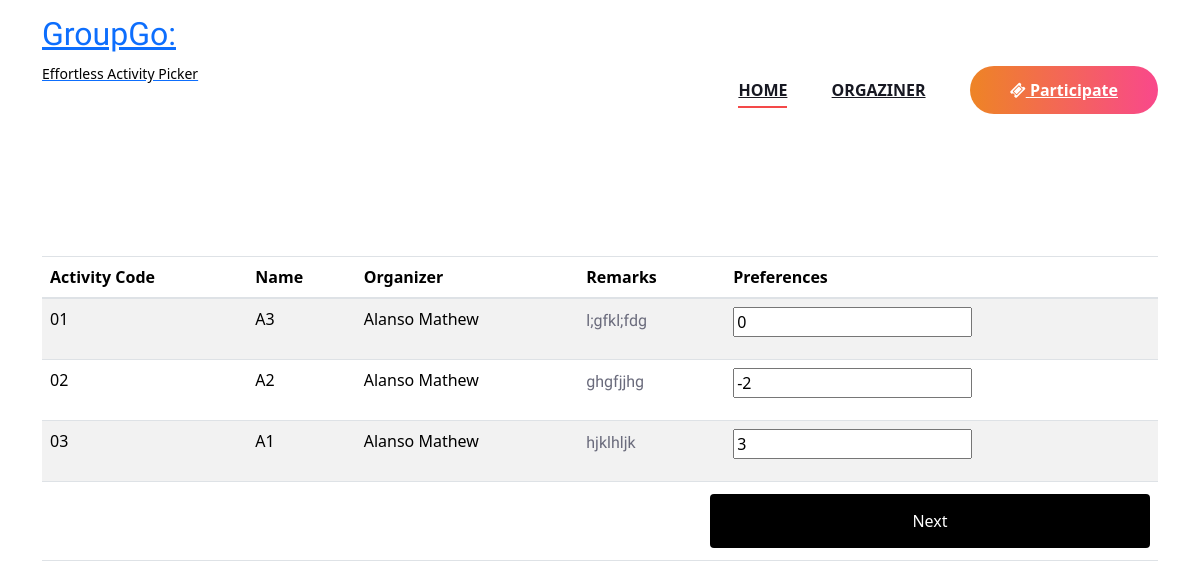
Before: /choose/activity/2/ with the older database file.
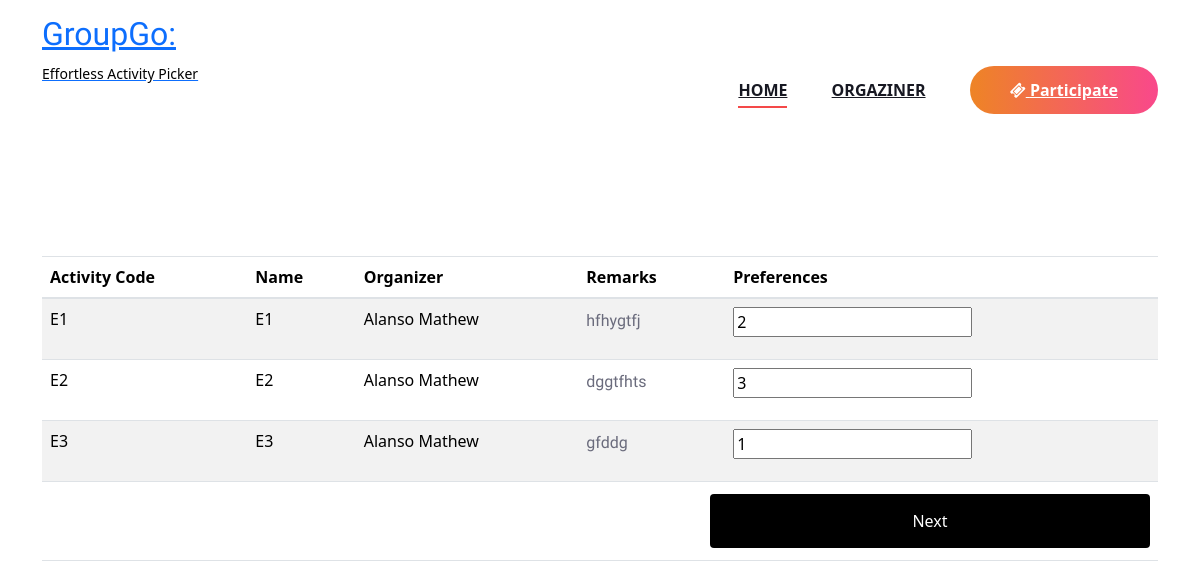
After: the same page with the newer database file.
### AllocationAdmin/models.py (models this page shows)
class Event(models.Model):
    name=models.CharField(max_length=50)
    description=models.TextField(null=True,blank=True)
    min_participants=models.IntegerField()
    max_participants=models.IntegerField()
    code=models.CharField(max_length=50,unique=True)
    is_active = models.BooleanField(default=True)
    created_by=models.ForeignKey(User,on_delete=models.CASCADE)
    created_on=models.DateTimeField(auto_now_add=True)

### user/views.py (the view, shortened to what this page needs)
# urls.py: path('choose/activity/<str:id>/',views.choose_activity, name="choose_activity"),
def choose_activity(request, id):
    participant = get_object_or_404(Participant, id=id)
    events = Event.objects.filter(is_active=True)
    preferences = ParticipantActivity.objects.filter(participant=participant).values('event_id', 'preference')
    preferences_dict = {pref['event_id']: pref['preference'] for pref in preferences}
    return render(request, 'Guest/activity.html', {'data': events, 'participant': participant, 'preferences': preferences_dict})

### user/templatetags/custom_tags.py (called while the page is built)
@register.filter
def get_item(dictionary, key):
    return dictionary.get(key)

### templates/Guest/activity.html (shortened to what this page needs)
{% extends 'Guest/Head.html'%}
{% load static %}
{% load custom_tags %}
{% block content %}
<br><br><br><br>
<div class="container">
    <form action="" method="post">
        <table id="myTable" class="table table-striped" style="width:100%">
            <thead>
                <tr>
                    <th>Activity Code</th>
                    <th>Name</th>
                    <th>Organizer</th>
                    <th>Remarks</th>
                    <th>Preferences</th>
                </tr>
            </thead>
            <tbody>
                {% for event in data %}
                <tr>
                    <td>{{ event.code }}</td>
                    <td>{{ event.name }}</td>
                    <td>{{ event.created_by.first_name }} {{ event.created_by.last_name }}</td>
                    <td>
                        {% if event.description %}
                        {{ event.description|linebreaks }}
                        {% else %}
                        <p>No Remarks</p>
                        {% endif %}
                    </td>
                    <td>
                        <input type="number" name="preference_{{ event.id }}"
                            placeholder="Enter your preference (negative values allowed)"
                            value="{{ preferences|get_item:event.id }}">
                    </td>
                </tr>
                {% endfor %}
                <tr>
                    <td colspan="6" align="right"><input type="submit" value="Next" name="btn"></td>
                </tr>
            </tbody>
        </table>
    </form>
</div>
<br><br><br><br><br><br><br><br><br><br><br><br><br><br><br><br><br><br><br><br><br>
{% endblock content %}

Changed rows visible on the page:
changed Event: code "01" → "E1"; name "A3" → "E1"; description "l;gfkl;fdg" → "hfhygtfj"; id "0" → "2"
changed Event: code "02" → "E2"; name "A2" → "E2"; description "ghgfjjhg" → "dggtfhts"; id "-2" → "3"
changed Event: code "03" → "E3"; name "A1" → "E3"; description "hjklhljk" → "gfddg"; id "3" → "1"
